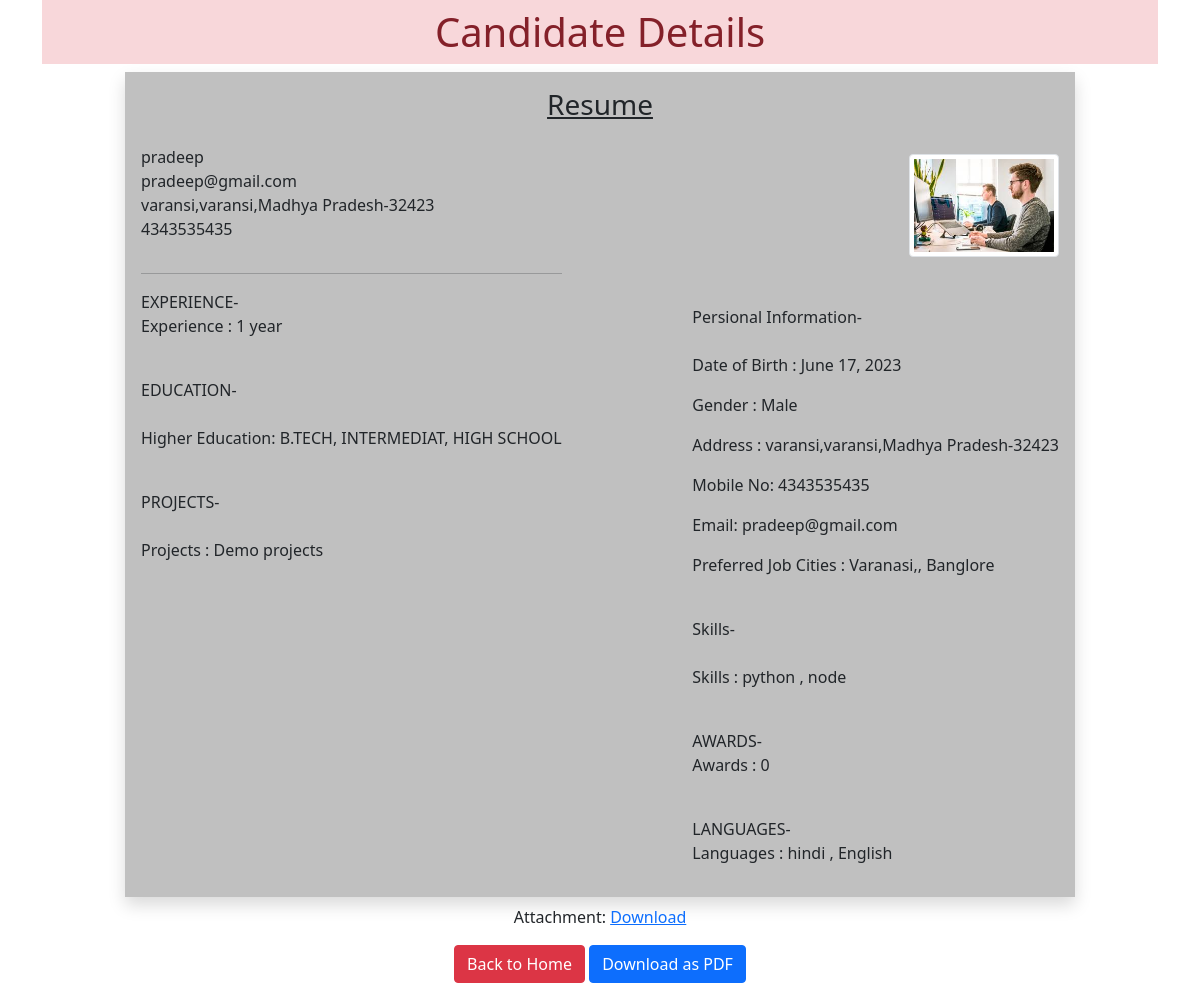
The page /2 (signed in) on the database its author committed.
### myapp/models.py (models this page shows)
class Resume(models.Model):
    name=models.CharField(max_length=100)
    dob=models.DateField(auto_now=False,auto_now_add=False)
    gender=models.CharField(max_length=50)
    locality=models.CharField(max_length=100)
    city=models.CharField(max_length=100)
    pin=models.PositiveIntegerField()
    state=models.CharField(choices=STATE_CHOICE,max_length=100)
    mobile=models.PositiveIntegerField()
    email=models.EmailField()
    job_city=models.CharField(max_length=100)
    profile_image=models.ImageField(upload_to='profileimg',blank=True)
    my_file=models.FileField(upload_to='dock',blank=True)
    experience = models.TextField(blank=True, default='')
    education = models.TextField()
    projects = models.TextField(blank=True, default='')
    skills = models.TextField()
    awards = models.TextField(blank=True, default='')
    languages = models.CharField(max_length=100)

### myapp/views.py (the view)
# urls.py: path('<int:pk>', views.CandidateView.as_view(), name='candidate'),
@method_decorator(login_required(login_url='login'), name='dispatch')
class CandidateView(View):
   def get(self,request,pk):
      candidate=Resume.objects.get(pk=pk)
      return render(request,'myapp/candidate.html',{'candidate':candidate})

### myapp/templatetags/myfilter.py (called while the page is built)
@register.filter(name='remove_spacial')
def remove_chars(value):
    value = value.replace('[', '').replace(']', '').replace("'", '')
    return value

@register.filter(name='add_comma')
def add_comma(value):
    value = value.replace(' ', ', ')
    return value

### myapp/templates/myapp/candidate.html (shortened to what this page needs)
<!DOCTYPE html>
{% load myfilter %}
{% load static %}
<html lang="en">
<head>
    <link rel="stylesheet" href="{% static 'myapp/css/style1.css' %}">
    <link href="https://cdn.jsdelivr.net/npm/bootstrap@5.0.0-beta2/dist/css/bootstrap.min.css" rel="stylesheet"
>
</head>
<body>
    <div class="pdfgenerate">
        <div class="container">
            <h1 class="alert-danger text-center p-2">Candidate Details</h1>
            <div class="row" >
                <div id="candidateBody" class="col-sm-10 shadow p-3 offset-sm-1">
                    <h3 class="text-center"><u>Resume</u></h3>
                    <div class="d-flex align-items-center">
                        {{candidate.name }}<br>
                        {{candidate.email}}<br>
                        {{ candidate.locality }},{{ candidate.city }},{{ candidate.state }}-{{ candidate.pin}}<br>
                        {{ candidate.mobile }}
                        <img src="{{ candidate.profile_image.url }}" alt="" class="img-fluid img-thumbnail mt-4"
                            width="150" height="150" style="margin-left: auto;">
                    </div>
                    <div class="float-start experience">
                        <hr>
                        EXPERIENCE-<br>
                        <p>Experience : {{ candidate.experience }}</p><br>
                        EDUCATION- <br><br>
                        <p>Higher Education: {{ candidate.education }}</p><br>
                        PROJECTS-<br><br>
                        <p>Projects : {{ candidate.projects }}</p><br>
                    </div>
                    <div class="float-end mt-5">
                        Persional Information-<br><br>
                        <p>Date of Birth : {{ candidate.dob }}</p>
                        <p>Gender : {{ candidate.gender }}</p>
                        <p>Address : {{ candidate.locality }},{{ candidate.city }},{{ candidate.state }}-{{candidate.pin }}</p>
                        <p>Mobile No: {{ candidate.mobile }}</p>
                        <p>Email: {{ candidate.email }}</p>
                        <p>Preferred Job Cities : {{ candidate.job_city|remove_spacial|add_comma }}</p><br>
                        Skills-<br><br>
                        <p>Skills : {{ candidate.skills }}</p><br>
                        AWARDS-<br>
                        <p>Awards : {{ candidate.awards }}</p><br>
                        LANGUAGES-<br>
                        <p>Languages : {{ candidate.languages }}</p>
                    </div>
                </div>
            </div>
        </div>
        <div class="text-center mt-2 ">
            <p>Attachment: <a href="{{ candidate.my_file.url }}">Download</a></p>
            <a href="home/" class="btn btn-danger">Back to Home</a>
            <a href="#" class="btn btn-primary" onclick="generatePDF()">Download as PDF</a>
        </div>
    </div>
</body>
</html>

### myapp/static/myapp/css/style1.css (style rules this page uses)
.experience { max-width: 50%; }
#candidateBody { background-color: #C0C0C0; }

### rows shown on the page
Resume: name "pradeep", email "pradeep@gmail.com", locality "varansi", city "varansi", state "Madhya Pradesh", pin "32423", mobile "4343535435", profile_image (picture), experience "1 year", education "B.TECH, INTERMEDIAT, HIGH SCHOOL", projects "Demo projects", dob "June 17, 2023", gender "Male", job_city|remove_spacial "Varanasi,, Banglore", skills "python , node", awards "0", languages "hindi , English"
